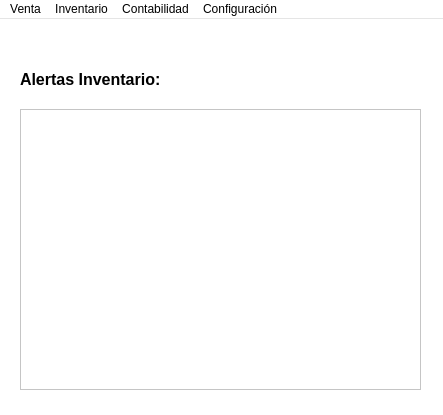
<?xml version="1.0" encoding="UTF-8"?>
<ui version="4.0">
 <class>AlertaInventario</class>
 <widget class="QMainWindow" name="AlertaInventario">
  <property name="geometry">
   <rect>
    <x>0</x>
    <y>0</y>
    <width>443</width>
    <height>415</height>
   </rect>
  </property>
  <property name="palette">
   <palette>
    <active>
     <colorrole role="Button">
      <brush brushstyle="SolidPattern">
       <color alpha="255">
        <red>255</red>
        <green>255</green>
        <blue>255</blue>
       </color>
      </brush>
     </colorrole>
     <colorrole role="Base">
      <brush brushstyle="SolidPattern">
       <color alpha="255">
        <red>255</red>
        <green>255</green>
        <blue>255</blue>
       </color>
      </brush>
     </colorrole>
     <colorrole role="Window">
      <brush brushstyle="SolidPattern">
       <color alpha="255">
        <red>255</red>
        <green>255</green>
        <blue>255</blue>
       </color>
      </brush>
     </colorrole>
    </active>
    <inactive>
     <colorrole role="Button">
      <brush brushstyle="SolidPattern">
       <color alpha="255">
        <red>255</red>
        <green>255</green>
        <blue>255</blue>
       </color>
      </brush>
     </colorrole>
     <colorrole role="Base">
      <brush brushstyle="SolidPattern">
       <color alpha="255">
        <red>255</red>
        <green>255</green>
        <blue>255</blue>
       </color>
      </brush>
     </colorrole>
     <colorrole role="Window">
      <brush brushstyle="SolidPattern">
       <color alpha="255">
        <red>255</red>
        <green>255</green>
        <blue>255</blue>
       </color>
      </brush>
     </colorrole>
    </inactive>
    <disabled>
     <colorrole role="Button">
      <brush brushstyle="SolidPattern">
       <color alpha="255">
        <red>255</red>
        <green>255</green>
        <blue>255</blue>
       </color>
      </brush>
     </colorrole>
     <colorrole role="Base">
      <brush brushstyle="SolidPattern">
       <color alpha="255">
        <red>255</red>
        <green>255</green>
        <blue>255</blue>
       </color>
      </brush>
     </colorrole>
     <colorrole role="Window">
      <brush brushstyle="SolidPattern">
       <color alpha="255">
        <red>255</red>
        <green>255</green>
        <blue>255</blue>
       </color>
      </brush>
     </colorrole>
    </disabled>
   </palette>
  </property>
  <property name="windowTitle">
   <string>Alertas Inventario</string>
  </property>
  <property name="windowIcon">
   <iconset resource="resource.qrc">
    <normaloff>:/new/prefix2/icono.png</normaloff>:/new/prefix2/icono.png</iconset>
  </property>
  <widget class="QWidget" name="centralwidget">
   <widget class="QLabel" name="label_6">
    <property name="geometry">
     <rect>
      <x>20</x>
      <y>50</y>
      <width>161</width>
      <height>20</height>
     </rect>
    </property>
    <property name="font">
     <font>
      <pointsize>12</pointsize>
      <weight>75</weight>
      <bold>true</bold>
     </font>
    </property>
    <property name="text">
     <string>Alertas Inventario:</string>
    </property>
   </widget>
   <widget class="QTableWidget" name="tableWidget">
    <property name="geometry">
     <rect>
      <x>20</x>
      <y>90</y>
      <width>401</width>
      <height>281</height>
     </rect>
    </property>
    <property name="editTriggers">
     <set>QAbstractItemView::NoEditTriggers</set>
    </property>
    <attribute name="verticalHeaderVisible">
     <bool>false</bool>
    </attribute>
   </widget>
   <widget class="QLabel" name="label_14">
    <property name="geometry">
     <rect>
      <x>240</x>
      <y>20</y>
      <width>181</width>
      <height>51</height>
     </rect>
    </property>
    <property name="text">
     <string/>
    </property>
    <property name="pixmap">
     <pixmap resource="resource.qrc">:/new/prefix1/hicell.png</pixmap>
    </property>
    <property name="scaledContents">
     <bool>true</bool>
    </property>
   </widget>
  </widget>
  <widget class="QMenuBar" name="menubar">
   <property name="geometry">
    <rect>
     <x>0</x>
     <y>0</y>
     <width>443</width>
     <height>22</height>
    </rect>
   </property>
   <widget class="QMenu" name="menuVenta">
    <property name="title">
     <string>Venta</string>
    </property>
    <addaction name="actionVenta"/>
    <addaction name="actionDetalle"/>
   </widget>
   <widget class="QMenu" name="menuInventario">
    <property name="title">
     <string>Inventario</string>
    </property>
    <addaction name="actionInventario"/>
    <addaction name="actionActualizar"/>
    <addaction name="actionAlertas"/>
   </widget>
   <widget class="QMenu" name="menuContabilidad">
    <property name="title">
     <string>Contabilidad</string>
    </property>
    <addaction name="actionContabilidad"/>
    <addaction name="actionEgresos"/>
   </widget>
   <widget class="QMenu" name="menuConfiguraci_n">
    <property name="title">
     <string>Configuración</string>
    </property>
    <addaction name="actionCambio"/>
    <addaction name="actionActualizar_Usuario"/>
   </widget>
   <addaction name="menuVenta"/>
   <addaction name="menuInventario"/>
   <addaction name="menuContabilidad"/>
   <addaction name="menuConfiguraci_n"/>
  </widget>
  <action name="actionVenta">
   <property name="text">
    <string>Venta</string>
   </property>
  </action>
  <action name="actionDetalle">
   <property name="text">
    <string>Modificar Venta</string>
   </property>
  </action>
  <action name="actionInventario">
   <property name="text">
    <string>Inventario</string>
   </property>
  </action>
  <action name="actionActualizar">
   <property name="text">
    <string>Actualizar</string>
   </property>
  </action>
  <action name="actionAlertas">
   <property name="enabled">
    <bool>false</bool>
   </property>
   <property name="text">
    <string>Alertas</string>
   </property>
  </action>
  <action name="actionContabilidad">
   <property name="text">
    <string>Contabilidad</string>
   </property>
  </action>
  <action name="actionEgresos">
   <property name="text">
    <string>Egresos</string>
   </property>
  </action>
  <action name="actionCambio">
   <property name="text">
    <string>Cambio de Contraseña</string>
   </property>
  </action>
  <action name="actionActualizar_Usuario">
   <property name="text">
    <string>Actualizar Usuario</string>
   </property>
  </action>
 </widget>
 <resources>
  <include location="resource.qrc"/>
 </resources>
 <connections/>
</ui>
